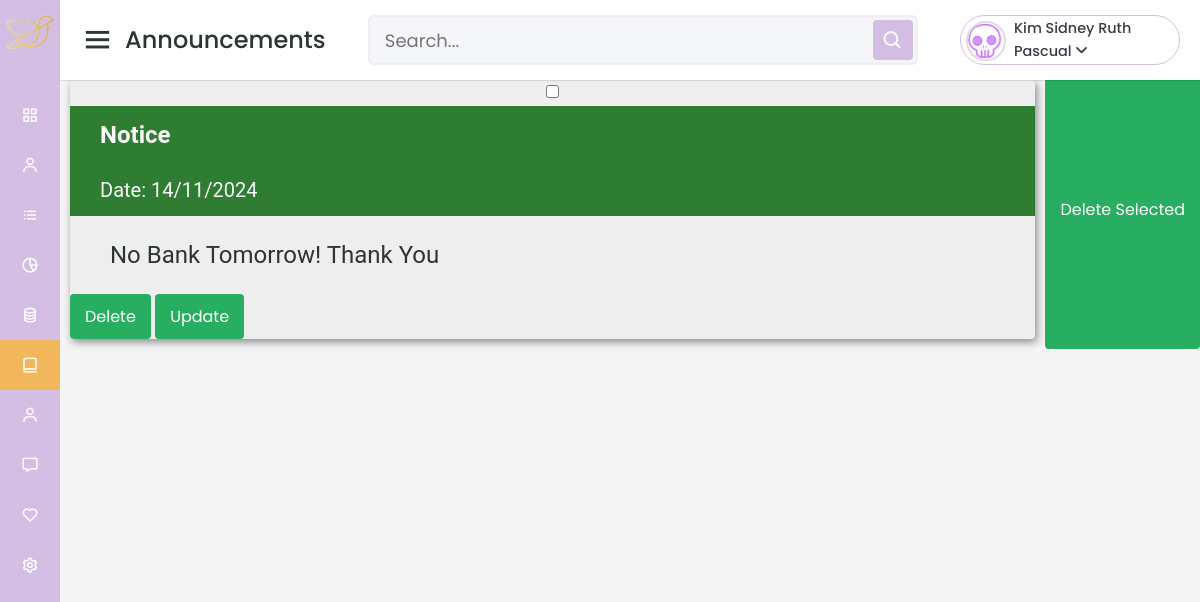
Page /seeAllNews2.php (signed in) on the committed database.
### tables this page shows
CREATE TABLE `news` (
  `id` int(10) UNSIGNED NOT NULL,
  `title` varchar(40) DEFAULT NULL,
  `created` datetime DEFAULT NULL
);

CREATE TABLE `news_body` (
  `id` int(10) UNSIGNED NOT NULL,
  `body` text DEFAULT NULL
);

### seeAllNews2.php (the view, shortened to what this page needs)
<?php
include "connection.php";
$id = $_SESSION['id'];
$query = "SELECT * FROM admin WHERE id = '$id'";
$result = mysqli_query($con, $query);
if (mysqli_num_rows($result) > 0) {
    $adminData = mysqli_fetch_assoc($result);
    $adminImage = $adminData['image'] ? 'uploaded_img/' . $adminData['image'] : 'default_user.png';
} else {
    exit('User not found.');
}
$name = $_SESSION['name'];
?>
<!DOCTYPE html>
<html lang="en" dir="ltr">
  <head>
    <link rel="stylesheet" href="admin-dash.css" />
    <link rel="stylesheet" href="dropdown.css">
    <link href="https://unpkg.com/boxicons@2.0.7/css/boxicons.min.css" rel="stylesheet" />
    <link
      rel="stylesheet"
      href="https://cdnjs.cloudflare.com/ajax/libs/font-awesome/6.2.1/css/all.min.css"
    />
  </head>
  <body>
    <div class="sidebar">
      <div class="logo-details">
        <span class="logo_name"><div id="kim" style="text-align: center; margin-bottom: 20px; margin-top:10px">
                        </div></span>
      </div>
      <ul class="nav-links">
        <li>
          <a href="admin-dash.php">
            <i class="bx bx-grid-alt"></i>
            <span class="links_name">Dashboard</span>
          </a>
        </li>
        <li>
          <a href="#">
            <i class="bx bx-user"></i>
            <span class="links_name">Accounts</span>
          </a>
        </li>
        <li>
          <a href="#">
            <i class="bx bx-list-ul"></i>
            <span class="links_name">Walk-In</span>
          </a>
        </li>
        <li>
          <a href="#">
            <i class="bx bx-pie-chart-alt-2"></i>
            <span class="links_name">Pointing System</span>
          </a>
        </li>
        <li>
          <a href="#">
            <i class="bx bx-coin-stack"></i>
            <span class="links_name">Offers</span>
          </a>
        </li>
        <li>
          <a href="seeAllNews2.php" class="active">
            <i class="bx bx-book-alt"></i>
            <span class="links_name">Announcements</span>
          </a>
        </li>
        <li>
          <a href="#">
            <i class="bx bx-user"></i>
            <span class="links_name">Reports</span>
          </a>
        </li>
        <li>
          <a href="#">
            <i class="bx bx-message"></i>
            <span class="links_name">Payment History</span>
          </a>
        </li>
        <li>
          <a href="#">
            <i class="bx bx-heart"></i>
            <span class="links_name">Customer Page</span>
          </a>
        </li>
        <li>
          <a href="admin-accSettings.php">
            <i class="bx bx-cog"></i>
            <span class="links_name">Account Settings</span>
          </a>
        </li>
      </ul>
    </div>
    <section class="home-section">
      <nav>
        <div class="sidebar-button">
          <i class="bx bx-menu sidebarBtn"></i>
          <span class="dashboard">Announcements</span>
        </div>
        <div class="search-box">
          <input type="text" placeholder="Search..." />
          <i class="bx bx-search"></i>
        </div>
        <div class="profile-dropdown">
        <div onclick="toggle()" class="profile-dropdown-btn">
            <div class="profile-img">
            <img src="<?php echo htmlspecialchars($adminImage); ?>" alt="Profile Image">
        </div>
          <span
            ><?php echo htmlspecialchars($name); ?>
            <i class="fa-solid fa-angle-down"></i>
          </span>
        </div>
</nav>
<form action="allnewsAct.php" method = "POST" enctype="multipart/form-data">
<a href="admin_news.php" id="arrow">
    </a>
<div class="flex-container">
            <?php
                $sql0 = "SELECT id, title, created FROM news ORDER BY created DESC";
                $result = $con->query($sql0);
                if ($result->num_rows > 0) {
                    while($row = $result->fetch_assoc()) {
                        $id = $row["id"];
                        $sql1 = "SELECT body FROM news_body WHERE id=$id";
                        $result1 = $con->query($sql1);
                        ?>
                        <div class="flex-item">
                            <input type="checkbox" name="delete_ids[]" value="<?php echo $id; ?>">
                            <div class="flex-container-title">
                                <h1 id="title"><?php echo htmlspecialchars($row["title"]); ?></h1>
                            </div>
                            <div class="flex-container-title">
                                <p id="date">Date: <?php echo date("d/m/Y", strtotime($row["created"])); ?></p>
                            </div>
                            <div class="flex-container-body">
                                <p id="news_body">
                                    <?php
                                        while($row1 = $result1->fetch_assoc()) {
                                            echo htmlspecialchars($row1["body"]);
                                        }
                                    ?>
                                </p>
                            </div>
                            <div class="flex-container-actions">
                                <button type="submit" name="delete" value="<?php echo $id; ?>" onclick="return confirm('Are you sure you want to delete this item?');">Delete</button>
                                <button type="submit" name="update" value="<?php echo $id; ?>">Update</button>
                            </div>
                        </div>
                    <?php }
                } else {
                    echo "No news available! Please post some.";
                }
            ?>
            <button type="submit" name="delete_selected" onclick="return confirm('Are you sure you want to delete the selected news items?');">Delete Selected</button>
        </form>
    </section>
</body>
</html>

### admin-dash.css (style rules this page uses)
* { margin: 0; padding: 0; box-sizing: border-box; font-family: 'Poppins', sans-serif; }
.sidebar { position: fixed; height: 100%; width: 240px; background: #D4BEE4; transition: all 0.5s ease; }
.sidebar .logo-details { height: 80px; display: flex; align-items: center; }
.sidebar .logo-details .logo_name { color: #fff; font-size: 24px; font-weight: 500; }
.sidebar .nav-links { margin-top: 10px; }
.sidebar .nav-links li { position: relative; list-style: none; height: 50px; }
.sidebar .nav-links li a { height: 100%; width: 100%; display: flex; align-items: center; text-decoration: none; transition: all 0.4s ease; }
.sidebar .nav-links li a.active { background: #F3B75B; }
.sidebar .nav-links li i { min-width: 60px; text-align: center; font-size: 18px; color: #fff; }
.sidebar .nav-links li a .links_name { color: #fff; font-size: 15px; font-weight: 400; white-space: nowrap; }
.home-section { position: relative; background: #f5f5f5; min-height: 100vh; width: calc(100% - 240px); left: 240px; transition: all 0.5s ease; line-height: 1.6; }
.home-section nav { display: flex; justify-content: space-between; height: 80px; background: #fff; display: flex; align-items: center; position: fixed; width: calc(100% - 240px); left: 240px; z-index: 100; padding: 0 20px; box-shadow: 0 1px 1px rgba(0, 0, 0, 0.1); transition: all 0.5s ease; top:0; }
.home-section nav .sidebar-button { display: flex; align-items: center; font-size: 24px; font-weight: 500; }
nav .sidebar-button i { font-size: 35px; margin-right: 10px; }
.home-section nav .search-box { position: relative; height: 50px; max-width: 550px; width: 100%; margin: 0 20px; }
nav .search-box input { height: 100%; width: 100%; outline: none; background: #F5F6FA; border: 2px solid #EFEEF1; border-radius: 6px; font-size: 18px; padding: 0 15px; }
nav .search-box .bx-search { position: absolute; height: 40px; width: 40px; background: #D4BEE4; right: 5px; top: 50%; transform: translateY(-50%); border-radius: 4px; line-height: 40px; text-align: center; color: #fff; font-size: 22px; transition: all 0.4 ease; }
:root { --primary-color: #6c5ce7; --secondary-color: #ff7675; --background-color: #f5f6fa; --text-color: #2d3436; --card-background: #ffffff; }
* { margin: 0; padding: 0; box-sizing: border-box; }
body { font-family: 'Inter', sans-serif; background-color: var(--background-color); color: var(--text-color); }
@media (max-width: 1240px) { .sidebar { width: 60px; } }
@media (max-width: 1240px) { .home-section { width: calc(100% - 60px); left: 60px; } }
@media (max-width: 1240px) { .home-section nav { width: calc(100% - 60px); left: 60px; } }

### dropdown.css (style rules this page uses)
:root { --primary: #eeeeee; --secondary: #D4BEE4; --green: #82cd47; --secondary-light: rgb(34, 124, 112, 0.2); --secondary-light-2: rgb(127, 183, 126, 0.1); --white: #fff; --black: #393e46; --shadow: 0px 2px 8px 0px var(--secondary-light); }
* { margin: 0; padding: 0; list-style-type: none; box-sizing: border-box; font-family: "Poppins", sans-serif; }
body { height: 100vh; width: 100%; background-color: var(--primary); }
.profile-dropdown { position: relative; width: fit-content; }
.profile-dropdown-btn { display: flex; align-items: center; justify-content: space-between; padding-right: 1rem; font-size: 0.9rem; font-weight: 500; width: 220px; border-radius: 50px; color: var(--black); cursor: pointer; border: 1px solid var(--secondary); transition: box-shadow 0.2s ease-in, background-color 0.2s ease-in, border 0.3s; }
.profile-img { position: relative; width: 3rem; height: 3rem; border-radius: 50%; background: url(./assets/profile-pic.jpg); background-size: cover; }
.profile-img img { width: 40px; height: 40px; border-radius: 50%; object-fit: cover; border: 2px solid #ddd; margin-left: 5px; margin-top: 5px; }
.profile-dropdown-btn span { margin: 0 0.5rem; margin-right: 0; }
input, select { width:100%; padding: 8px; border: 1px solid #ddd; border-radius: 4px; box-sizing: border-box; }
button { background-color: #27ae60; color: #fff; padding: 10px 15px; border: none; border-radius: 4px; cursor: pointer; font-size: 16px; }

### rows in the picture
news: title "Notice", created "14/11/2024", $id 7 (drawn)
news_body: body "No Bank Tomorrow! Thank You"

### other values in the picture
$name "Kim Sidney Ruth Pascual"
